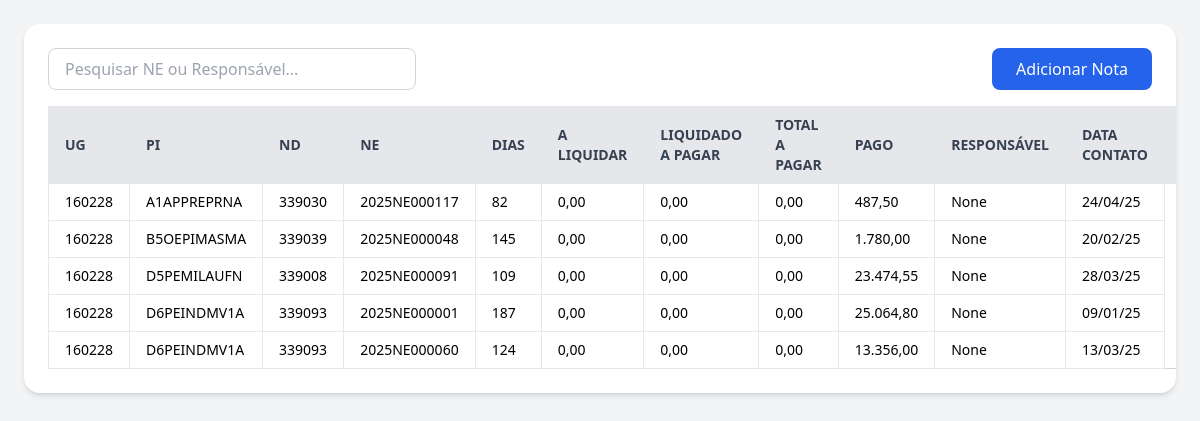
The app's page /ne/list/ with its own data.
### ne_control/models.py (models this page shows, shortened)
class NoteNE(models.Model): # NE.
    cod_ne = models.CharField(max_length=50, primary_key=True)
    ug = models.BigIntegerField()
    pi = models.CharField(max_length=200)
    nd = models.BigIntegerField()
    dias = models.IntegerField()
    a_liquidar = models.DecimalField(max_digits=10, decimal_places=2)
    liquidado_pagar = models.DecimalField(max_digits=10, decimal_places=2)
    total_pagar = models.DecimalField(max_digits=10, decimal_places=2)
    pago = models.DecimalField(max_digits=10, decimal_places=2)
    responsavel = models.ForeignKey(settings.AUTH_USER_MODEL, on_delete=models.SET_NULL, null=True)
    data_contato = models.CharField(max_length=10)
    class Meta:
        verbose_name = "Note NE"
        verbose_name_plural = "Notes NE"

### ne_control/views.py (the view)
# urls.py: path('list/', views.list, name='list'),
def list(request):
    notes_ne = NoteNE.objects.all()
    return render(request, 'ne_control/list.html', {'notes_ne': notes_ne})

### ne_control/templatetags/ne_filters.py (called while the page is built)
@register.filter
def brl(value):
    try:
        return f"{float(value):,.2f}".replace(",", "X").replace(".", ",").replace("X", ".")
    except:
        return value

### ne_control/templates/ne_control/list.html (shortened to what this page needs)
{% extends 'base.html' %}
{% load ne_filters %}
{% block content %}
<div class="max-w-full overflow-auto bg-white rounded-2xl shadow-md p-6">
    <div class="mb-4 flex flex-col md:flex-row justify-between gap-4">
        <input type="text" placeholder="Pesquisar NE ou Responsável..."
            class="border border-gray-300 rounded-lg px-4 py-2 w-full md:w-1/3" />
        <button class="bg-blue-600 text-white px-6 py-2 rounded-lg hover:bg-blue-700">
            Adicionar Nota
        </button>
    </div>
    <table class="min-w-full text-sm text-left border border-gray-300">
        <thead class="bg-gray-200 text-gray-700">
            <tr>
                <th class="px-4 py-2 border">UG</th>
                <th class="px-4 py-2 border">PI</th>
                <th class="px-4 py-2 border">ND</th>
                <th class="px-4 py-2 border">NE</th>
                <th class="px-4 py-2 border">DIAS</th>
                <th class="px-4 py-2 border">A LIQUIDAR</th>
                <th class="px-4 py-2 border">LIQUIDADO A PAGAR</th>
                <th class="px-4 py-2 border">TOTAL A PAGAR</th>
                <th class="px-4 py-2 border">PAGO</th>
                <th class="px-4 py-2 border">RESPONSÁVEL</th>
                <th class="px-4 py-2 border">DATA CONTATO</th>
                <th class="px-4 py-2 border">HISTÓRICO MEDIDAS</th>
            </tr>
        </thead>
        <tbody>
            {% for note_ne in notes_ne %}
            <tr class="hover:bg-gray-100">
                <td class="px-4 py-2 border">{{ note_ne.ug }}</td>
                <td class="px-4 py-2 border">{{ note_ne.pi }}</td>
                <td class="px-4 py-2 border">{{ note_ne.nd }}</td>
                <td class="px-4 py-2 border">{{ note_ne.cod_ne }}</td>
                <td class="px-4 py-2 border">{{ note_ne.dias }}</td>
                <td class="px-4 py-2 border">{{ note_ne.a_liquidar|brl }}</td>
                <td class="px-4 py-2 border">{{ note_ne.liquidado_pagar|brl }}</td>
                <td class="px-4 py-2 border">{{ note_ne.total_pagar|brl }}</td>
                <td class="px-4 py-2 border">{{ note_ne.pago|brl }}</td>
                <td class="px-4 py-2 border">{{ note_ne.responsavel }}</td>
                <td class="px-4 py-2 border">{{ note_ne.data_contato }}</td>
            </tr>
            {% endfor %}
        </tbody>
    </table>
</div>
{% endblock %}

### accounts/templates/base.html (shortened to what this page needs)
{% load static %}
<!DOCTYPE html>
<html lang="pt_BR">
<head>
    <script src="https://cdn.tailwindcss.com"></script>
    <link rel="stylesheet" href="{% static 'style.css' %}">
</head>
<body class="bg-gray-100 p-6">
    {% block content %}{% endblock %}
</body>
</html>

### ne_control/static/style.css (style rules this page uses)
:root { --bg: rgb(255, 255, 255); }

### records on screen
NoteNE: ug "160228", pi "A1APPREPRNA", nd "339030", cod_ne "2025NE000117", dias "82", a_liquidar|brl "0,00", liquidado_pagar|brl "0,00", total_pagar|brl "0,00", pago|brl "487,50", responsavel "None", data_contato "24/04/25"
NoteNE: ug "160228", pi "B5OEPIMASMA", nd "339039", cod_ne "2025NE000048", dias "145", a_liquidar|brl "0,00", liquidado_pagar|brl "0,00", total_pagar|brl "0,00", pago|brl "1.780,00", responsavel "None", data_contato "20/02/25"
NoteNE: ug "160228", pi "D5PEMILAUFN", nd "339008", cod_ne "2025NE000091", dias "109", a_liquidar|brl "0,00", liquidado_pagar|brl "0,00", total_pagar|brl "0,00", pago|brl "23.474,55", responsavel "None", data_contato "28/03/25"
NoteNE: ug "160228", pi "D6PEINDMV1A", nd "339093", cod_ne "2025NE000001", dias "187", a_liquidar|brl "0,00", liquidado_pagar|brl "0,00", total_pagar|brl "0,00", pago|brl "25.064,80", responsavel "None", data_contato "09/01/25"
NoteNE: ug "160228", pi "D6PEINDMV1A", nd "339093", cod_ne "2025NE000060", dias "124", a_liquidar|brl "0,00", liquidado_pagar|brl "0,00", total_pagar|brl "0,00", pago|brl "13.356,00", responsavel "None", data_contato "13/03/25"
